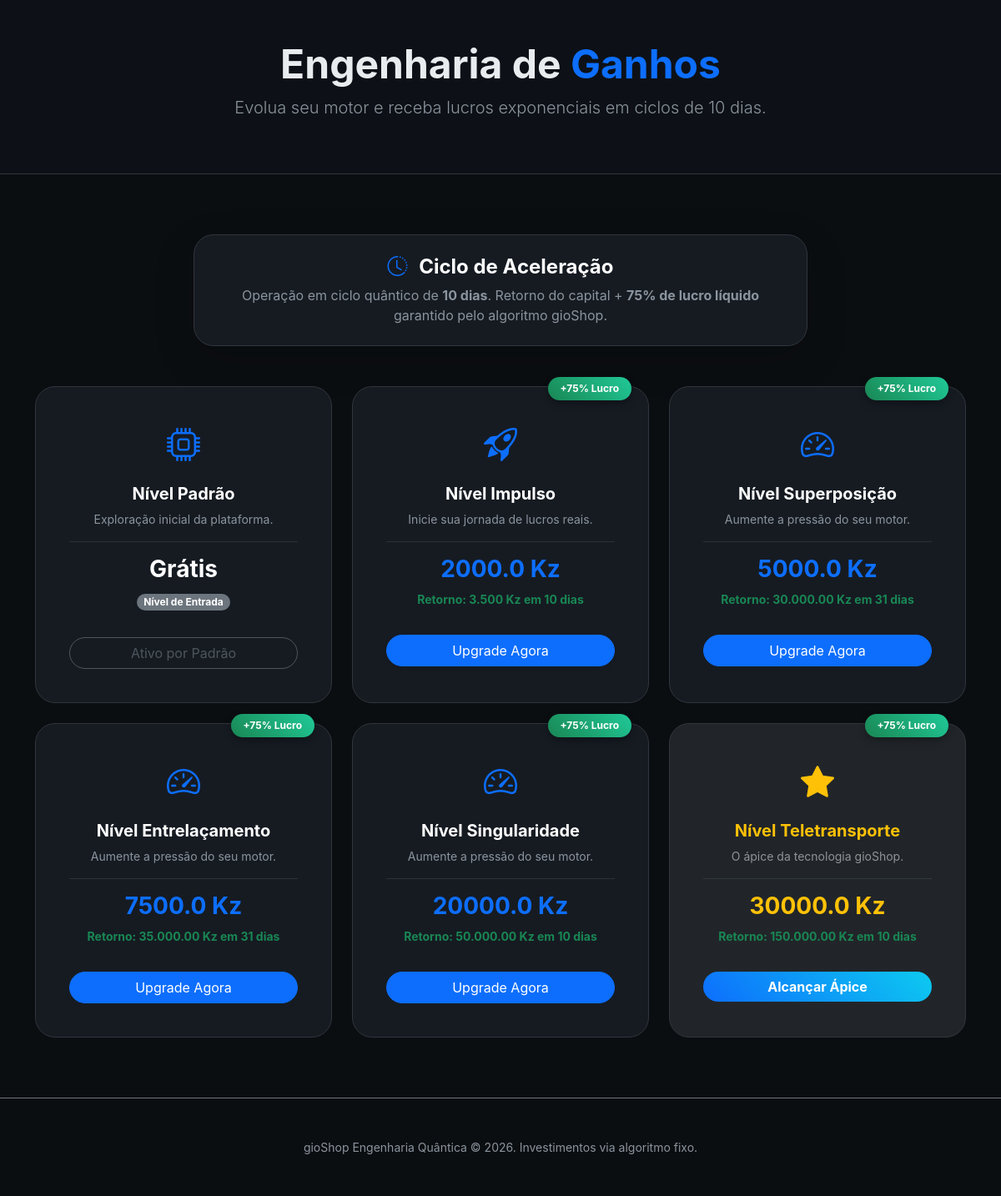
Screenshot of /home/funcionamento/ (signed in) with the database file from the repository.
### app/models.py (models this page shows)
class motorModel(base.Model):
    __tablename__ = 'motors'
    id = base.Column(base.Integer, primary_key=True)
    name = base.Column(base.String, nullable=False)
    upgrade_cost = base.Column(base.Float, nullable=False)
    usuarios = base.relationship('userModel', backref='motor_atual', lazy=True)

### app/routes.py (the view)
@aplication.route('/home/funcionamento/', methods=['POST', 'GET'])
@login_required
def funcionamento():
    obj = motorModel.query.all()
    return render_template('funcionamento.html', obj=obj)

### app/__init__.py (called while the page is built)
@Login_manager.user_loader
def load_user(session_id):
    if not session_id:
        return None
    try:
        prefix, user_id = session_id.split("_", 1)
        user_id = int(user_id) # Converte a parte do número para inteiro
        if prefix == "user":
            return userModel.query.get(user_id)
        elif prefix == "admin":
            return admiModel.query.get(user_id)
    except (ValueError, AttributeError):
        return None
    return None

### app/templates/funcionamento.html (shortened to what this page needs)
<!doctype html>
<html lang="pt-br">
<head>
    <link href="https://cdn.jsdelivr.net/npm/bootstrap@5.3.0/dist/css/bootstrap.min.css" rel="stylesheet">
    <link rel="stylesheet" href="https://cdn.jsdelivr.net/npm/bootstrap-icons@1.11.0/font/bootstrap-icons.css">
    <link rel="stylesheet" href="{{url_for('static', filename='css/funcio.css')}}">
</head>
<body>
    <header class="py-5 header-section text-center mb-5">
        <div class="container">
            <h1 class="display-5 fw-bold">Engenharia de <span class="text-primary">Ganhos</span></h1>
            <p class="lead text-muted">Evolua seu motor e receba lucros exponenciais em ciclos de 10 dias.</p>
        </div>
    </header>
    <main class="container py-4">
        <div class="row justify-content-center mb-5 text-center">
            <div class="col-12 col-md-10 col-lg-8">
                <div class="card p-4 shadow-lg border-primary border-opacity-25">
                    <h4 class="fw-bold text-white">
                        <i class="bi bi-clock-history me-2 text-primary"></i> Ciclo de Aceleração
                    </h4>
                    <p class="mb-0 text-muted">
                        Operação em ciclo quântico de <strong>10 dias</strong>.
                        Retorno do capital + <strong>75% de lucro líquido</strong> garantido pelo algoritmo gioShop.
                    </p>
                </div>
            </div>
        </div>
        <div class="row g-4">
            <div class="col-12 col-md-6 col-lg-4">
                <div class="card level-card h-100 p-4">
                    <div class="card-body text-center">
                        <i class="bi bi-cpu motor-icon mb-3 d-block"></i>
                        <h5 class="fw-bold text-white">Nível Padrão</h5>
                        <p class="text-muted small">Exploração inicial da plataforma.</p>
                        <hr class="border-secondary">
                        <h3 class="fw-bold text-white">Grátis</h3>
                        <p class="badge bg-secondary rounded-pill">Nível de Entrada</p>
                        <button class="btn btn-outline-secondary w-100 rounded-pill mt-3 disabled">Ativo por
                            Padrão</button>
                    </div>
                </div>
            </div>
            <div class="col-12 col-md-6 col-lg-4">
                <div class="card level-card h-100 p-4 border-primary border-opacity-25 position-relative">
                    <span class="yield-badge">+75% Lucro</span>
                    <div class="card-body text-center">
                        <i class="bi bi-rocket-takeoff motor-icon mb-3 d-block"></i>
                        <h5 class="fw-bold text-white">Nível {{obj[0].name}}</h5>
                        <p class="text-muted small">Inicie sua jornada de lucros reais.</p>
                        <hr class="border-secondary">
                        <h3 class="fw-bold text-primary">{{obj[0].upgrade_cost}} Kz</h3>
                        <p class="text-success fw-bold small">Retorno: 3.500 Kz em 10 dias</p>
                        <a href="{{ url_for('funcionamentoId', id=obj[0].id) }}"
                            class="btn btn-primary w-100 rounded-pill mt-3 shadow-sm">Upgrade Agora</a>
                    </div>
                </div>
            </div>
            <div class="col-12 col-md-6 col-lg-4">
                <div class="card level-card h-100 p-4 position-relative">
                    <span class="yield-badge">+75% Lucro</span>
                    <div class="card-body text-center">
                        <i class="bi bi-speedometer2 motor-icon mb-3 d-block"></i>
                        <h5 class="fw-bold text-white">Nível {{obj[1].name}}</h5>
                        <p class="text-muted small">Aumente a pressão do seu motor.</p>
                        <hr class="border-secondary">
                        <h3 class="fw-bold text-primary">{{obj[1].upgrade_cost}} Kz</h3>
                        <p class="text-success fw-bold small">Retorno: 30.000.00 Kz em 31 dias</p>
                        <a href="{{ url_for('funcionamentoId', id=obj[1].id) }}"
                            class="btn btn-primary w-100 rounded-pill mt-3">Upgrade Agora</a>
                    </div>
                </div>
            </div>
            <div class="col-12 col-md-6 col-lg-4">
                <div class="card level-card h-100 p-4 position-relative">
                    <span class="yield-badge">+75% Lucro</span>
                    <div class="card-body text-center">
                        <i class="bi bi-speedometer2 motor-icon mb-3 d-block"></i>
                        <h5 class="fw-bold text-white">Nível {{obj[2].name}}</h5>
                        <p class="text-muted small">Aumente a pressão do seu motor.</p>
                        <hr class="border-secondary">
                        <h3 class="fw-bold text-primary">{{obj[2].upgrade_cost}} Kz</h3>
                        <p class="text-success fw-bold small">Retorno: 35.000.00 Kz em 31 dias</p>
                        <a href="{{ url_for('funcionamentoId', id=obj[2].id) }}"
                            class="btn btn-primary w-100 rounded-pill mt-3">Upgrade Agora</a>
                    </div>
                </div>
            </div>
            <div class="col-12 col-md-6 col-lg-4">
                <div class="card level-card h-100 p-4 position-relative">
                    <span class="yield-badge">+75% Lucro</span>
                    <div class="card-body text-center">
                        <i class="bi bi-speedometer2 motor-icon mb-3 d-block"></i>
                        <h5 class="fw-bold text-white">Nível {{obj[4].name}}</h5>
                        <p class="text-muted small">Aumente a pressão do seu motor.</p>
                        <hr class="border-secondary">
                        <h3 class="fw-bold text-primary">{{obj[4].upgrade_cost}} Kz</h3>
                        <p class="text-success fw-bold small">Retorno: 50.000.00 Kz em 10 dias</p>
                        <a href="{{ url_for('funcionamentoId', id=obj[4].id) }}"
                            class="btn btn-primary w-100 rounded-pill mt-3">Upgrade Agora</a>
                    </div>
                </div>
            </div>
            <div class="col-12 col-md-6 col-lg-4">
                <div class="card level-card h-100 p-4 bg-dark position-relative border-warning">
                    <span class="yield-badge">+75% Lucro</span>
                    <div class="card-body text-center">
                        <i class="bi bi-star-fill motor-icon mb-3 d-block text-warning"></i>
                        <h5 class="fw-bold text-warning">Nível {{obj[5].name}}</h5>
                        <p class="text-white-50 small">O ápice da tecnologia gioShop.</p>
                        <hr class="border-secondary">
                        <h3 class="fw-bold text-warning">{{obj[5].upgrade_cost}} Kz</h3>
                        <p class="text-success fw-bold small">Retorno: 150.000.00 Kz em 10 dias</p>
                        <a href="{{ url_for('funcionamentoId', id=obj[5].id) }}"
                            class="btn btn-gradient w-100 rounded-pill mt-3">Alcançar Ápice</a>
                    </div>
                </div>
            </div>
        </div>
    </main>
    <footer class="py-5 text-center mt-5 border-top border-secondary">
        <p class="text-muted small mb-0">gioShop Engenharia Quântica © 2026. Investimentos via algoritmo fixo.</p>
    </footer>
</body>
</html>

### app/static/css/funcio.css (style rules this page uses)
body { background-color: #0b0e11; color: #e9ecef; font-family: 'Inter', sans-serif; }
.header-section { background-color: #0d1117; border-bottom: 1px solid #30363d; }
.card { background-color: #161b22; border: 1px solid #30363d !important; border-radius: 1.5rem !important; transition: all 0.3s ease; }
.motor-icon { font-size: 2.5rem; color: #0d6efd; }
.yield-badge { position: absolute; top: -12px; right: 20px; background: linear-gradient(45deg, #198754, #20c997); color: white; padding: 5px 15px; border-radius: 50px; font-size: 0.75rem; font-weight: bold; box-shadow: 0 4px 10px rgba(0, 0, 0, 0.3); }
.text-muted { color: #8b949e !important; }
.btn-gradient { background: linear-gradient(45deg, #0d6efd, #0dcaf0); border: none; color: white; font-weight: bold; }

### rows the page displays
motorModel: name "Impulso", upgrade_cost "2000.0"
motorModel: name "Superposição", upgrade_cost "5000.0"
motorModel: name "Entrelaçamento", upgrade_cost "7500.0"
motorModel: name "Singularidade", upgrade_cost "20000.0"
motorModel: name "Teletransporte", upgrade_cost "30000.0"
